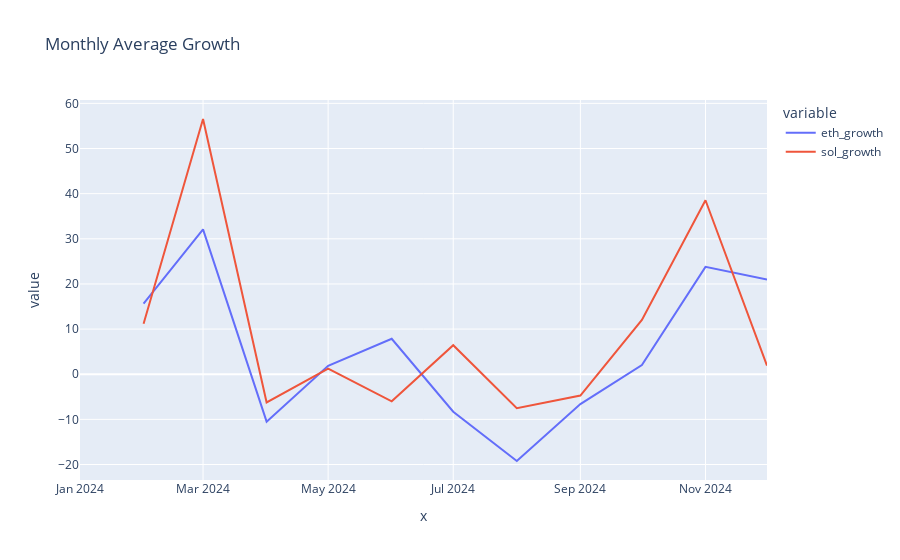

Notebook cell for this chart:
### Code cell
df['Month'] = df['Date'].dt.to_period('M')

monthly_avg = df.groupby('Month').mean().reset_index()

month_avg_adjust = monthly_avg[['Month', 'ETH-USD', 'SOL-USD']]

month_avg_adjust['eth_growth'] = month_avg_adjust['ETH-USD'].pct_change() * 100
month_avg_adjust['sol_growth'] = month_avg_adjust['SOL-USD'].pct_change() * 100

#month_avg_adjust.dropna(inplace=True)
month_avg_adjust.set_index('Month', inplace=True)

fig = px.line(month_avg_adjust, x=month_avg_adjust.index.to_timestamp(), y=['eth_growth', 'sol_growth'], title='Monthly Average Growth')
fig.show()

### Figure 1 — Plotly figure (JSON) as saved in the notebook; plotly's stock layout.template omitted (floating-point values rounded to 4 significant figures)
{"data": [{"hovertemplate": "variable=eth_growth<br>x=%{x}<br>value=%{y}<extra></extra>", "legendgroup": "eth_growth", "line": {"color": "#636efa", "dash": "solid"}, "marker": {"symbol": "circle"}, "mode": "lines", "name": "eth_growth", "orientation": "v", "showlegend": true, "type": "scatter", "x": ["2024-01-01T00:00:00", "2024-02-01T00:00:00", "2024-03-01T00:00:00", "2024-04-01T00:00:00", "2024-05-01T00:00:00", "2024-06-01T00:00:00", "2024-07-01T00:00:00", "2024-08-01T00:00:00", "2024-09-01T00:00:00", "2024-10-01T00:00:00", "2024-11-01T00:00:00", "2024-12-01T00:00:00"], "xaxis": "x", "y": [null, 15.66, 32.08, -10.51, 1.863, 7.859, -8.304, -19.22, -6.623, 2.046, 23.78, 20.96], "yaxis": "y"}, {"hovertemplate": "variable=sol_growth<br>x=%{x}<br>value=%{y}<extra></extra>", "legendgroup": "sol_growth", "line": {"color": "#EF553B", "dash": "solid"}, "marker": {"symbol": "circle"}, "mode": "lines", "name": "sol_growth", "orientation": "v", "showlegend": true, "type": "scatter", "x": ["2024-01-01T00:00:00", "2024-02-01T00:00:00", "2024-03-01T00:00:00", "2024-04-01T00:00:00", "2024-05-01T00:00:00", "2024-06-01T00:00:00", "2024-07-01T00:00:00", "2024-08-01T00:00:00", "2024-09-01T00:00:00", "2024-10-01T00:00:00", "2024-11-01T00:00:00", "2024-12-01T00:00:00"], "xaxis": "x", "y": [null, 11.19, 56.54, -6.25, 1.231, -6.002, 6.421, -7.525, -4.716, 12.02, 38.54, 1.923], "yaxis": "y"}], "layout": {"legend": {"title": {"text": "variable"}, "tracegroupgap": 0}, "title": {"text": "Monthly Average Growth"}, "xaxis": {"anchor": "y", "domain": [0, 1], "title": {"text": "x"}}, "yaxis": {"anchor": "x", "domain": [0, 1], "title": {"text": "value"}}}}
